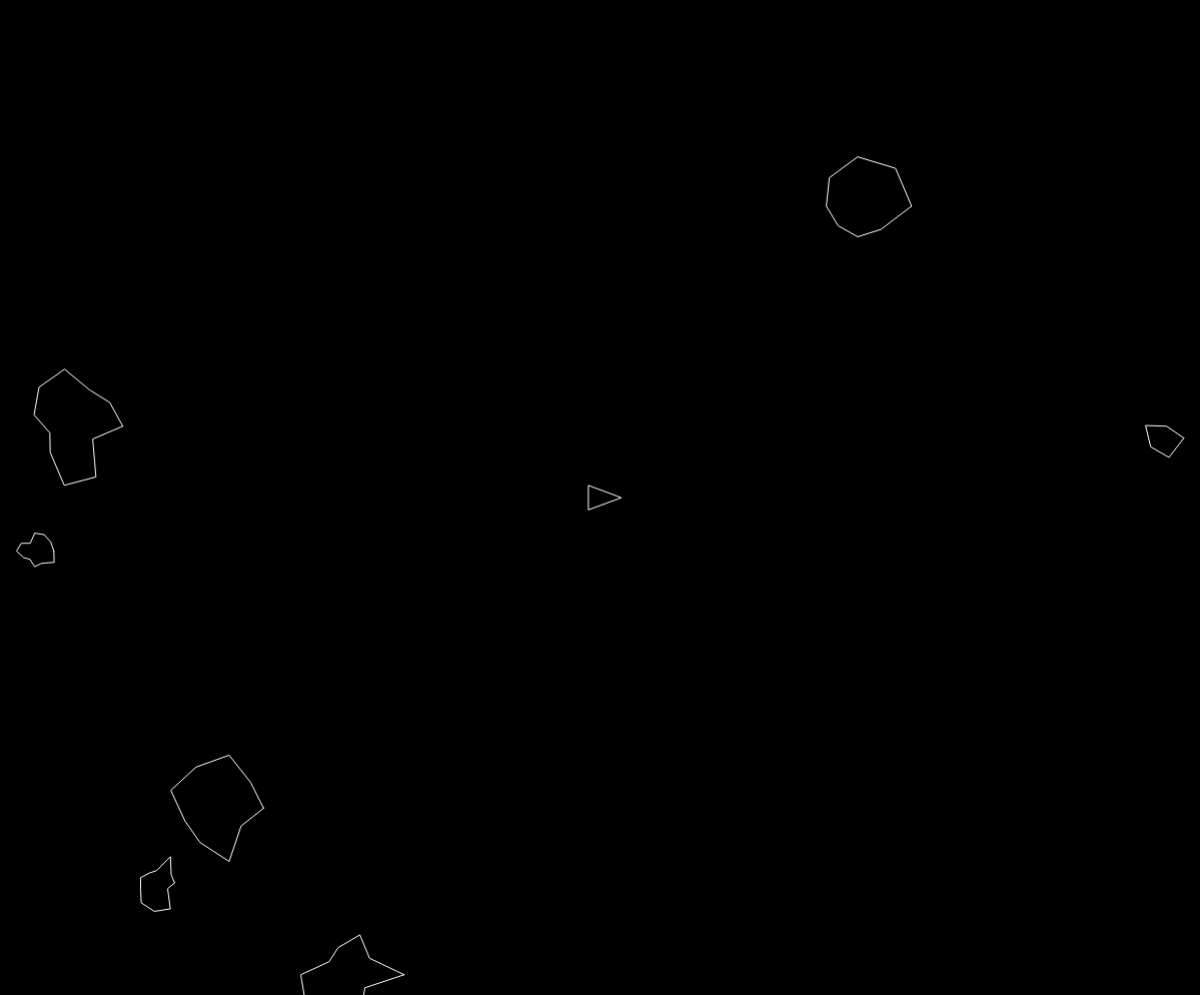
Frame 1 (no input)
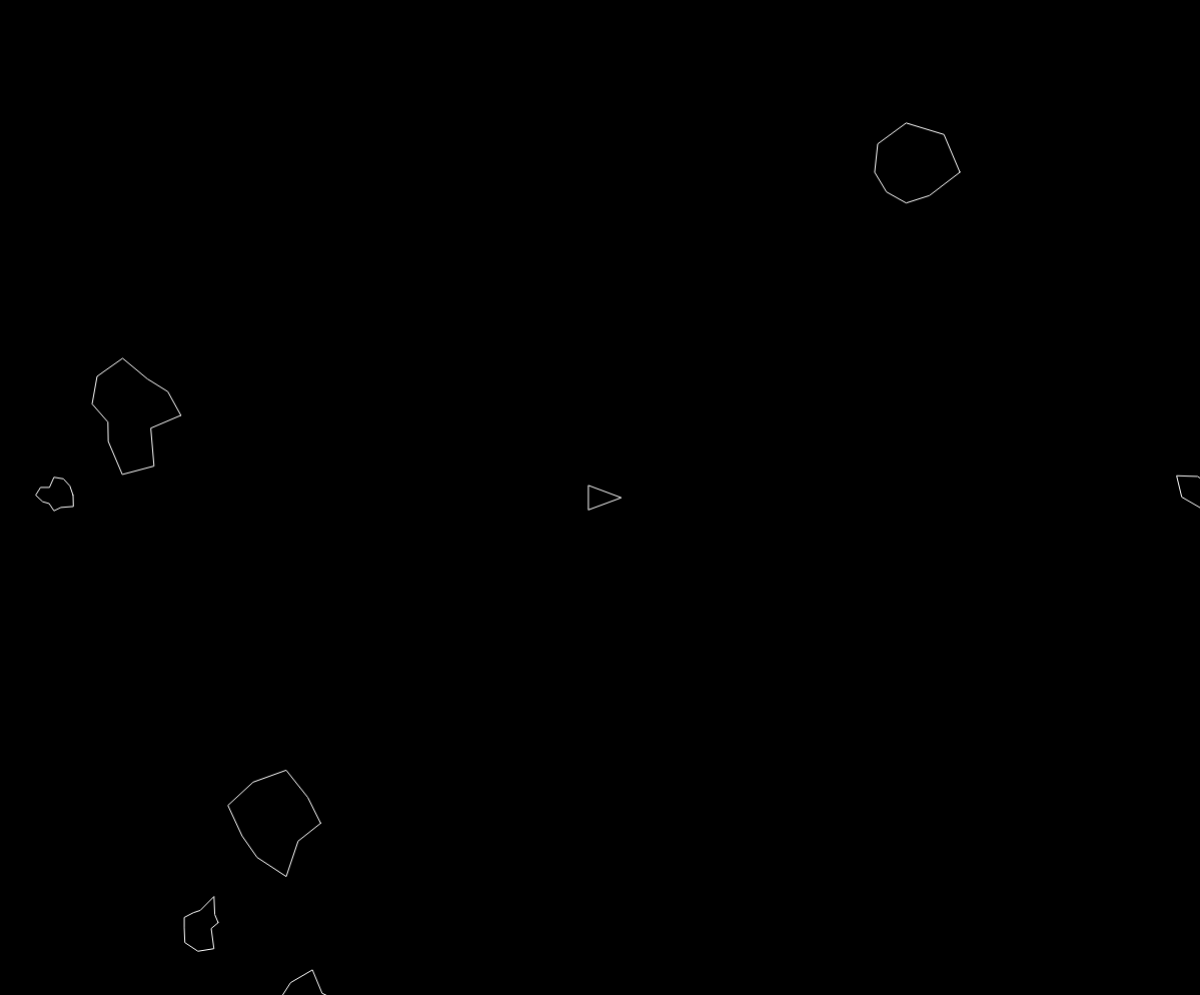
Frame 60 (no input)
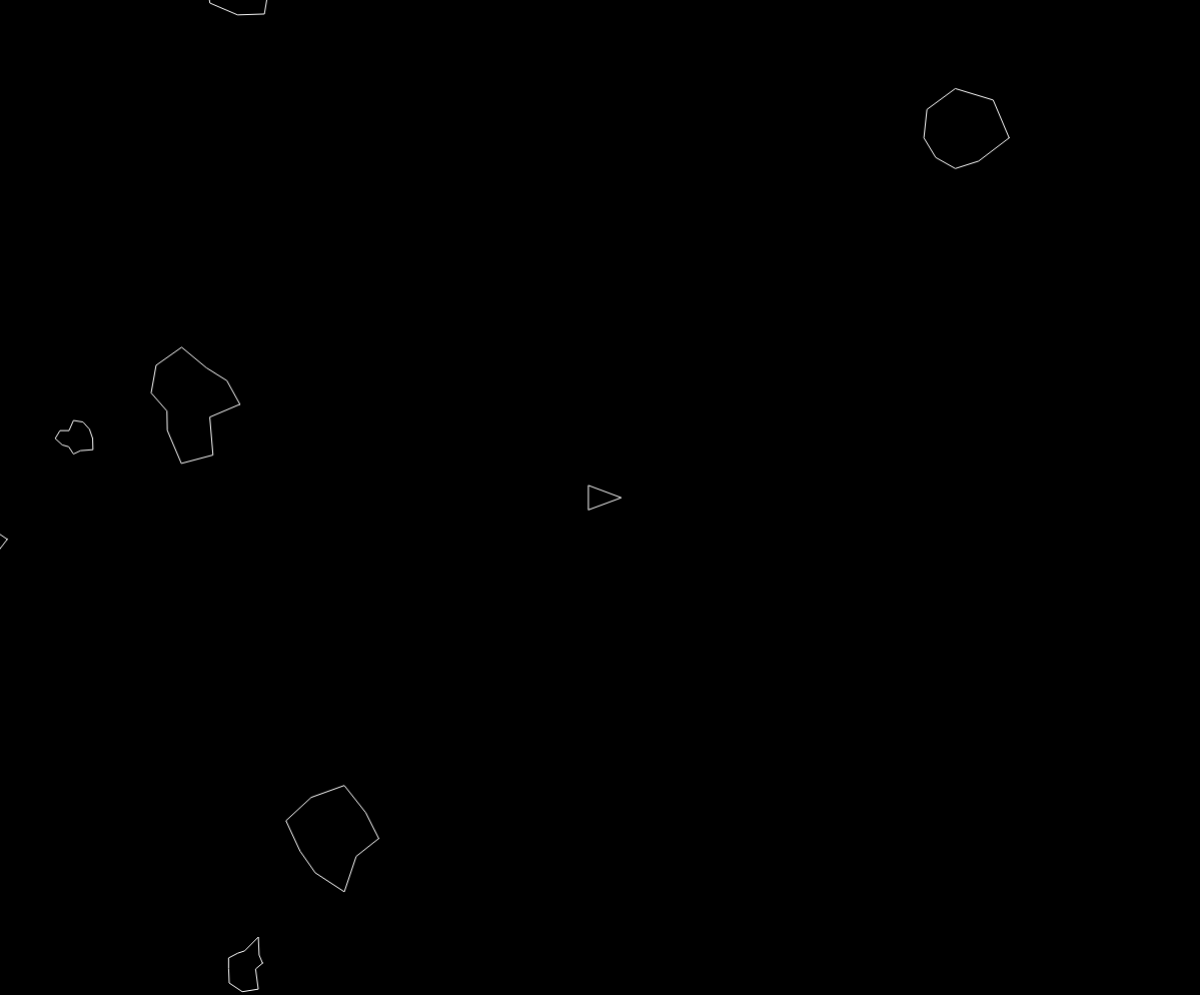
Frame 120 (the mouse pressed at the canvas centre since frame 60)

The p5.js sketch that drew these frames (run headless with seeded random() and noise() and a simulated clock; from frame 60 on, the mouse is pressed at the canvas centre):

// p5.js sketch
// ── sketch.js
var ship;
var asteroids = [];
var lasers = [];

function setup() {
  createCanvas(windowWidth/1.0002, windowHeight/1.0054);
  ship = new Ship();
  for (var i = 0; i < 7; i++){
  	asteroids.push(new Asteroid());
  }
}

function draw() {
  background(0);

  for (var i = 0; i < asteroids.length; i++) {
  	if (ship.hits(asteroids[i])) {
  		console.log('You just ran into an asteroid.');
  	}
  	asteroids[i].render();
  	asteroids[i].update();
  	asteroids[i].edges();
  }

  for (var i = lasers.length-1; i >= 0; i--) {
  	lasers[i].render();
  	lasers[i].update();
  	for (var j = asteroids.length-1; j >= 0; j--) {
  		if (lasers[i].hits(asteroids[j])) {
  			if (asteroids[j].r > 10) {
  				var newAsteroids = asteroids[j].breakup();
  				// console.log(newAsteroids);
  				asteroids = asteroids.concat(newAsteroids);
  				// console.log(asteroids);
  			}
  			asteroids.splice(j, 1);
  			lasers.splice(i, 1);
  			break;
  		}
  	}
  	// if (lasers[i].offscreen()) {
  	// 	lasers.splice(i, 1);
  	// }
  }

  // console.log(lasers.length);

  ship.render();
  ship.turn();
  ship.update();
  ship.edges();
}

function keyReleased() {
	ship.setRotation(0);
	ship.boosting(false);
}

function keyPressed() {
	if (keyCode == SHIFT) {
		lasers.push(new Laser(ship.pos, ship.heading));
	} else if (keyCode == RIGHT_ARROW) {
		ship.setRotation(0.1);
	} else if (keyCode == LEFT_ARROW) {
		ship.setRotation(-0.1);
	} else if (keyCode == UP_ARROW) {
		ship.boosting(true);
	} else if (keyCode == DOWN_ARROW) {
		
	}
}
// ── asteroid.js

function Asteroid(pos, r) {
	if (pos) {
		this.pos = pos.copy();
	} else {
	this.pos = createVector(random(width), random(height));
	}
	if (r) {
		this.r = r * 0.5;
	} else {
		this.r = random(15, 50);
	}


	this.vel = p5.Vector.random2D();
	this.total = floor(random(5, 15));
	this.offset = [];
	for (var i = 0; i < this.total; i++) {
		this.offset[i] = random(-this.r * 0.5, this.r * 0.5);
	}

	this.update = function() {
		this.pos.add(this.vel);
	}

	this.render = function() {
		push();
		stroke(255);
		noFill();
		translate(this.pos.x, this.pos.y);
		// ellipse(0,0, this.r * 2);
		beginShape();
		for (var i = 0; i < this.total; i++) {
			var angle = map(i, 0, this.total, 0, TWO_PI);
			var r = this.r + this.offset[i];
			var x = r * cos(angle);
			var y = r * sin(angle);
			vertex(x, y);
		}
		endShape(CLOSE); 

		pop();
	}

	this.breakup = function() {
		var newA = [];
		newA[0] = new Asteroid(this.pos, this.r);
		newA[1] = new Asteroid(this.pos, this.r);
		return newA;
	}

	this.edges = function() {
		if (this.pos.x > width + this.r) {
			this.pos.x = -this.r;
		} else if (this.pos.x < -this.r) {
			this.pos.x = width + this.r;
		} else if (this.pos.y > height + this.r) {
			this.pos.y = -this.r;
		} else if (this.pos.y < -this.r) {
			this.pos.y = height + this.r;
		}
	}

}
// ── laser.js
function Laser(spos, angle) {
	this.pos = createVector(spos.x, spos.y);
	this.vel = p5.Vector.fromAngle(angle);
	this.vel.mult(8);

	this.update = function() {
		this.pos.add(this.vel);
	}

	this.render = function() {
		push();
		stroke(255);
		strokeWeight(4);
		point(this.pos.x, this.pos.y);
		pop();
	}

	this.hits = function(asteroid) {
		var d = dist(this.pos.x, this.pos.y, asteroid.pos.x, asteroid.pos.y);
		if (d < asteroid.r) {
			return true;
		} else {
		 return false;
		}
	}

	this.offscreen = function() {
		if (this.pos.x > width || this.pos.x < 0) {
			return true;
		} else if (this.pos.y > height || this.pos.y < 0) {
			return true;
		}
		return false;
	}
}
// ── ship.js
function Ship() {
	this.pos = createVector(width/2, height/2);
	this.r = 12;
	this.heading = 0;
	this.rotation = 0;
	this.vel = createVector(0,0);
	this.isBoosting = false;

	this.boosting = function(b) {
		this.isBoosting = b;
	}

	this.update = function() {
		if (this.isBoosting) {
			this.thrust();
		}
		this.pos.add(this.vel);
		this.vel.mult(0.999);
	}

	this.thrust = function() {
		var force = p5.Vector.fromAngle(this.heading);
		force.mult(0.1);
		this.vel.add(force);
	}

	this.hits = function(asteroid) {
		var d = dist(this.pos.x, this.pos.y, asteroid.pos.x, asteroid.pos.y);
		if (d < this.r + asteroid.r) {
			return true;
		} else{
			return false;
		}
	}

	this.render = function() {
		push();
		translate(this.pos.x, this.pos.y);
		rotate(this.heading + PI / 2);
		fill(0)
		stroke(255)
		triangle(-this.r, this.r, this.r, this.r, 0, -this.r*1.7);
		pop();

	}

	this.edges = function() {
		if (this.pos.x > width + this.r) {
			this.pos.x = -this.r;
		} else if (this.pos.x < -this.r) {
			this.pos.x = width + this.r;
		} else if (this.pos.y > height + this.r) {
			this.pos.y = -this.r;
		} else if (this.pos.y < -this.r) {
			this.pos.y = height + this.r;
		}
	}

	this.setRotation = function(a) {
		this.rotation = a;
	}

	this.turn = function() {
		this.heading += this.rotation;
	}
}
